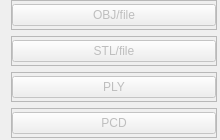
         <widget class="QWidget" name="page_exports">
          <property name="geometry">
           <rect>
            <x>0</x>
            <y>0</y>
            <width>220</width>
            <height>140</height>
           </rect>
          </property>
          <property name="minimumSize">
           <size>
            <width>206</width>
            <height>100</height>
           </size>
          </property>
          <property name="maximumSize">
           <size>
            <width>300</width>
            <height>140</height>
           </size>
          </property>
          <attribute name="label">
           <string>Exports</string>
          </attribute>
          <layout class="QVBoxLayout" name="verticalLayout_5">
           <property name="topMargin">
            <number>0</number>
           </property>
           <property name="bottomMargin">
            <number>0</number>
           </property>
           <item>
            <widget class="QFrame" name="frame_export_to_obj">
             <property name="minimumSize">
              <size>
               <width>206</width>
               <height>30</height>
              </size>
             </property>
             <property name="maximumSize">
              <size>
               <width>300</width>
               <height>30</height>
              </size>
             </property>
             <property name="frameShape">
              <enum>QFrame::StyledPanel</enum>
             </property>
             <property name="frameShadow">
              <enum>QFrame::Raised</enum>
             </property>
             <layout class="QVBoxLayout" name="verticalLayout_6">
              <property name="spacing">
               <number>0</number>
              </property>
              <property name="leftMargin">
               <number>0</number>
              </property>
              <property name="topMargin">
               <number>0</number>
              </property>
              <property name="rightMargin">
               <number>0</number>
              </property>
              <property name="bottomMargin">
               <number>0</number>
              </property>
              <item>
               <widget class="QPushButton" name="export_to_obj">
                <property name="enabled">
                 <bool>false</bool>
                </property>
                <property name="text">
                 <string>OBJ/file</string>
                </property>
               </widget>
              </item>
             </layout>
            </widget>
           </item>
           <item>
            <widget class="QFrame" name="frame_export_to_stl">
             <property name="minimumSize">
              <size>
               <width>206</width>
               <height>30</height>
              </size>
             </property>
             <property name="maximumSize">
              <size>
               <width>300</width>
               <height>30</height>
              </size>
             </property>
             <property name="frameShape">
              <enum>QFrame::StyledPanel</enum>
             </property>
             <property name="frameShadow">
              <enum>QFrame::Raised</enum>
             </property>
             <layout class="QVBoxLayout" name="verticalLayout_7">
              <property name="spacing">
               <number>0</number>
              </property>
              <property name="leftMargin">
               <number>0</number>
              </property>
              <property name="topMargin">
               <number>0</number>
              </property>
              <property name="rightMargin">
               <number>0</number>
              </property>
              <property name="bottomMargin">
               <number>0</number>
              </property>
              <item>
               <widget class="QPushButton" name="export_to_stl">
                <property name="enabled">
                 <bool>false</bool>
                </property>
                <property name="text">
                 <string>STL/file</string>
                </property>
               </widget>
              </item>
             </layout>
            </widget>
           </item>
           <item>
            <widget class="QFrame" name="frame_export_to_ply">
             <property name="minimumSize">
              <size>
               <width>206</width>
               <height>30</height>
              </size>
             </property>
             <property name="maximumSize">
              <size>
               <width>300</width>
               <height>30</height>
              </size>
             </property>
             <property name="frameShape">
              <enum>QFrame::StyledPanel</enum>
             </property>
             <property name="frameShadow">
              <enum>QFrame::Raised</enum>
             </property>
             <layout class="QVBoxLayout" name="verticalLayout_8">
              <property name="spacing">
               <number>0</number>
              </property>
              <property name="leftMargin">
               <number>0</number>
              </property>
              <property name="topMargin">
               <number>0</number>
              </property>
              <property name="rightMargin">
               <number>0</number>
              </property>
              <property name="bottomMargin">
               <number>0</number>
              </property>
              <item>
               <widget class="QPushButton" name="export_to_ply">
                <property name="enabled">
                 <bool>false</bool>
                </property>
                <property name="text">
                 <string>PLY</string>
                </property>
               </widget>
              </item>
             </layout>
            </widget>
           </item>
           <item>
            <widget class="QFrame" name="frame_17">
             <property name="minimumSize">
              <size>
               <width>206</width>
               <height>30</height>
              </size>
             </property>
             <property name="maximumSize">
              <size>
               <width>300</width>
               <height>30</height>
              </size>
             </property>
             <property name="frameShape">
              <enum>QFrame::StyledPanel</enum>
             </property>
             <property name="frameShadow">
              <enum>QFrame::Raised</enum>
             </property>
             <layout class="QVBoxLayout" name="verticalLayout_9">
              <property name="spacing">
               <number>0</number>
              </property>
              <property name="leftMargin">
               <number>0</number>
              </property>
              <property name="topMargin">
               <number>0</number>
              </property>
              <property name="rightMargin">
               <number>0</number>
              </property>
              <property name="bottomMargin">
               <number>0</number>
              </property>
              <item>
               <widget class="QPushButton" name="export_to_pcd">
                <property name="enabled">
                 <bool>false</bool>
                </property>
                <property name="text">
                 <string>PCD</string>
                </property>
               </widget>
              </item>
             </layout>
            </widget>
           </item>
          </layout>
         </widget>
